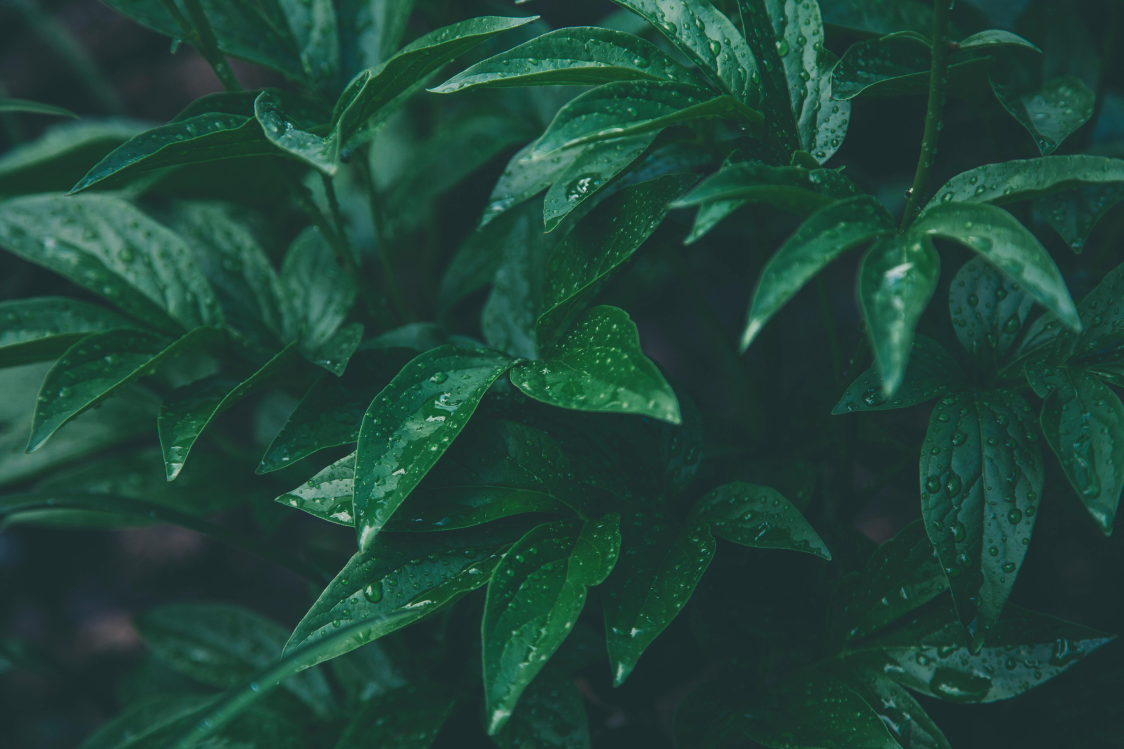
#> input picture img1.jpg, 5616 x 3744 px, found by its file name (shown at 1/5 size)
$ python Traslacion.py
#> lines starting #> are read from the running program, lines starting #| are printed output that depends on the picture
import cv2
import numpy as np

img = cv2.imread('/img1.jpg',0)
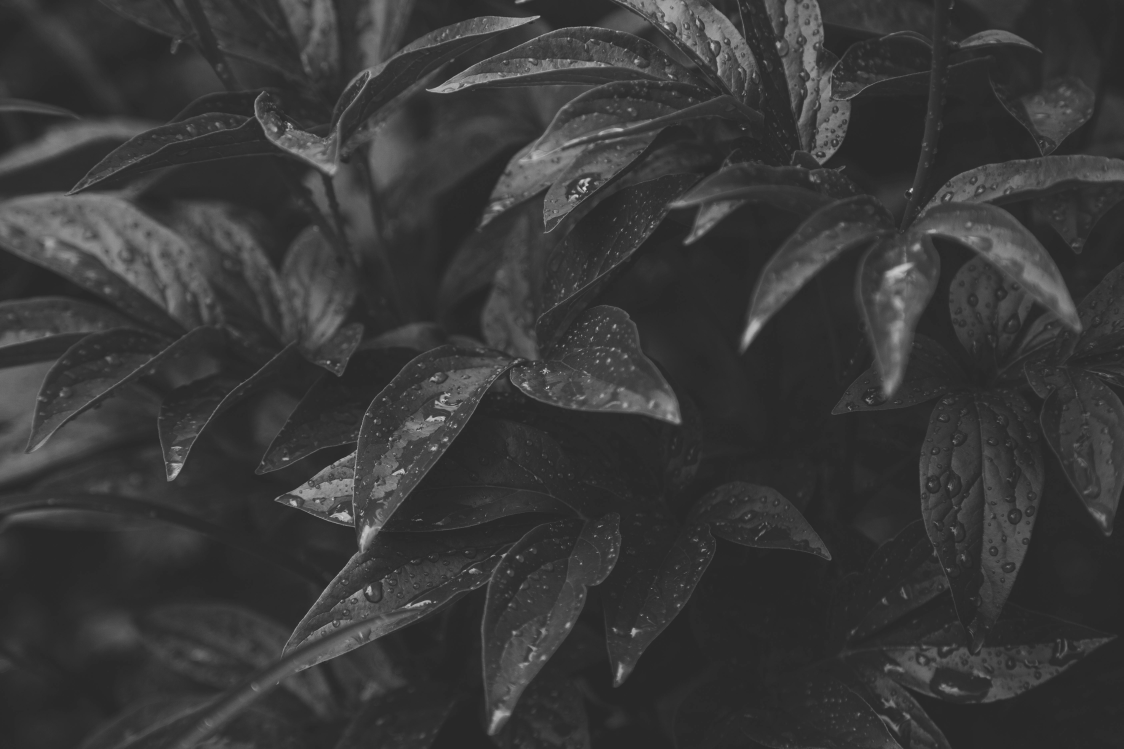
#> img: shape (3744, 5616) (shown at 1/5 size); min 27, max 244, mean 57.2
rows,cols = img.shape
#> rows = 3744; cols = 5616

M = np.float32([[1,0,210],[0,1,20]])
dst = cv2.warpAffine(img,M,(cols,rows))
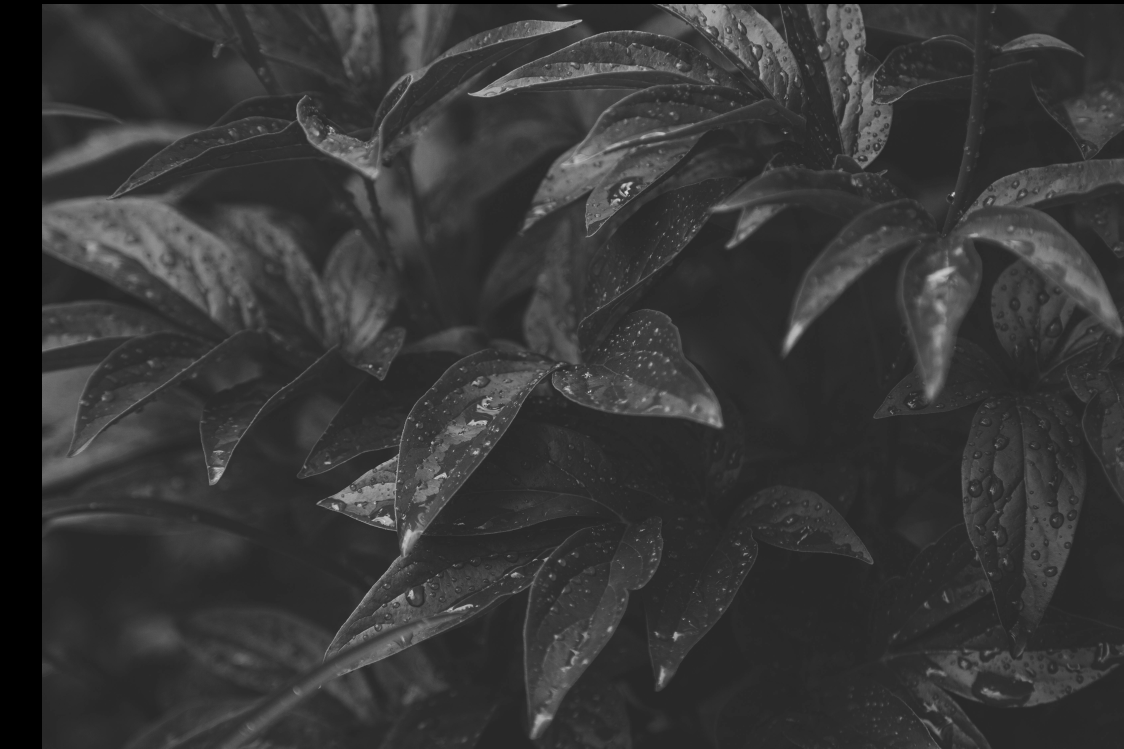
#> dst: shape (3744, 5616) (shown at 1/5 size); min 0, max 244, mean 55.1

cv2.imshow('img',dst)
cv2.waitKey(0)
cv2.destroyAllWindows()
